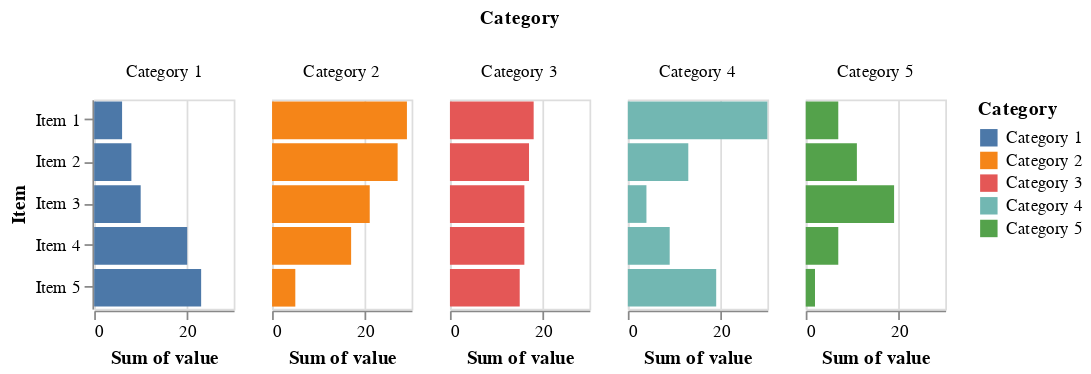

The cell this chart's notebook holds for it:
### Markdown cell above
## Comparing within category bars

The common baseline again gives us easy comparisons within a category

### Code cell
alt.Chart(df).mark_bar().encode(
    x = 'sum(value):Q',
    y = 'Item:O',
    color = 'Category:N'
).properties(
    width = 80,
    height = 120
).facet(
    column='Category:O'
)

### Figure 1 — Vega-Lite specification as saved in the notebook (floating-point values rounded to 4 significant figures)
{"config": {"view": {"continuousWidth": 400, "continuousHeight": 300}}, "data": {"name": "data-dcc63c1bd6179d79fcae39778c52b169"}, "facet": {"column": {"type": "ordinal", "field": "Category"}}, "spec": {"mark": "bar", "encoding": {"color": {"type": "nominal", "field": "Category"}, "x": {"type": "quantitative", "aggregate": "sum", "field": "value"}, "y": {"type": "ordinal", "field": "Item"}}, "height": 120, "width": 80}, "$schema": "https://vega.github.io/schema/vega-lite/v4.8.1.json", "datasets": {"data-dcc63c1bd6179d79fcae39778c52b169": [{"Item": "Item 1", "Category": "Category 1", "value": 6}, {"Item": "Item 2", "Category": "Category 1", "value": 8}, {"Item": "Item 3", "Category": "Category 1", "value": 10}, {"Item": "Item 4", "Category": "Category 1", "value": 20}, {"Item": "Item 5", "Category": "Category 1", "value": 23}, {"Item": "Item 1", "Category": "Category 2", "value": 29}, {"Item": "Item 2", "Category": "Category 2", "value": 27}, {"Item": "Item 3", "Category": "Category 2", "value": 21}, {"Item": "Item 4", "Category": "Category 2", "value": 17}, {"Item": "Item 5", "Category": "Category 2", "value": 5}, {"Item": "Item 1", "Category": "Category 3", "value": 18}, {"Item": "Item 2", "Category": "Category 3", "value": 17}, {"Item": "Item 3", "Category": "Category 3", "value": 16}, {"Item": "Item 4", "Category": "Category 3", "value": 16}, {"Item": "Item 5", "Category": "Category 3", "value": 15}, {"Item": "Item 1", "Category": "Category 4", "value": 30}, {"Item": "Item 2", "Category": "Category 4", "value": 13}, {"Item": "Item 3", "Category": "Category 4", "value": 4}, {"Item": "Item 4", "Category": "Category 4", "value": 9}, {"Item": "Item 5", "Category": "Category 4", "value": 19}, {"Item": "Item 1", "Category": "Category 5", "value": 7}, {"Item": "Item 2", "Category": "Category 5", "value": 11}, {"Item": "Item 3", "Category": "Category 5", "value": 19}, {"Item": "Item 4", "Category": "Category 5", "value": 7}, {"Item": "Item 5", "Category": "Category 5", "value": 2}]}}
